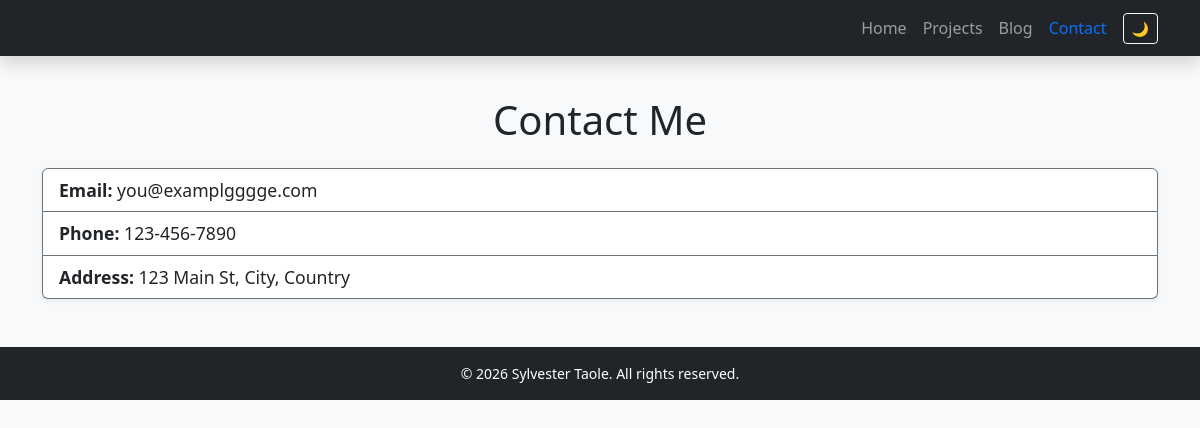
The app's page /contact with its own data.
### tables this page shows
CREATE TABLE contact_info (
    id INTEGER PRIMARY KEY,
    email TEXT,
    phone TEXT,
    address TEXT
);

### app.py (the view)
@app.route("/contact")
def contact():
    conn = sqlite3.connect("database.db")
    cursor = conn.cursor()
    cursor.execute("SELECT email, phone, address FROM contact_info WHERE id=1")
    contact = cursor.fetchone()
    conn.close()
    return render_template("contact.html", contact=contact)

### app.py (called while the page is built)
@app.context_processor
def inject_globals():
    return {
        "current_year": datetime.now().year,
        "site_name": "Your Website Name"
    }

### templates/contact.html (shortened to what this page needs)
<!DOCTYPE html>
<html lang="en">
<head>
    <link href="https://cdn.jsdelivr.net/npm/bootstrap@5.3.0/dist/css/bootstrap.min.css" rel="stylesheet">
    <link href="{{ url_for('static', filename='CSS/style.css') }}" rel="stylesheet">
</head>
<body>
{% include 'navbar.html' %}
<div class="container mt-5 pt-5">
    <h1 class="text-center mb-4">Contact Me</h1>
    <ul class="list-group shadow-sm">
        <li class="list-group-item"><strong>Email:</strong> {{ contact[0] }}</li>
        <li class="list-group-item"><strong>Phone:</strong> {{ contact[1] }}</li>
        <li class="list-group-item"><strong>Address:</strong> {{ contact[2] }}</li>
    </ul>
</div>
{% include 'footer.html' %}
</body>
</html>

### static/CSS/style.css (style rules this page uses)
body { font-family: 'Segoe UI', Tahoma, Geneva, Verdana, sans-serif; background-color: var(--bg-color); color: var(--text-color); transition: background-color 0.3s, color 0.3s; }
:root { --bg-color: #f8f9fa; --text-color: #212529; --primary-color: #0d6efd; --secondary-color: #6c757d; --card-bg: #ffffff; }
.list-group-item { font-size: 1.1rem; background-color: var(--card-bg); color: var(--text-color); border: 1px solid var(--secondary-color); }

### records on screen
contact_info: email "you@examplgggge.com", phone "123-456-7890", address "123 Main St, City, Country"
